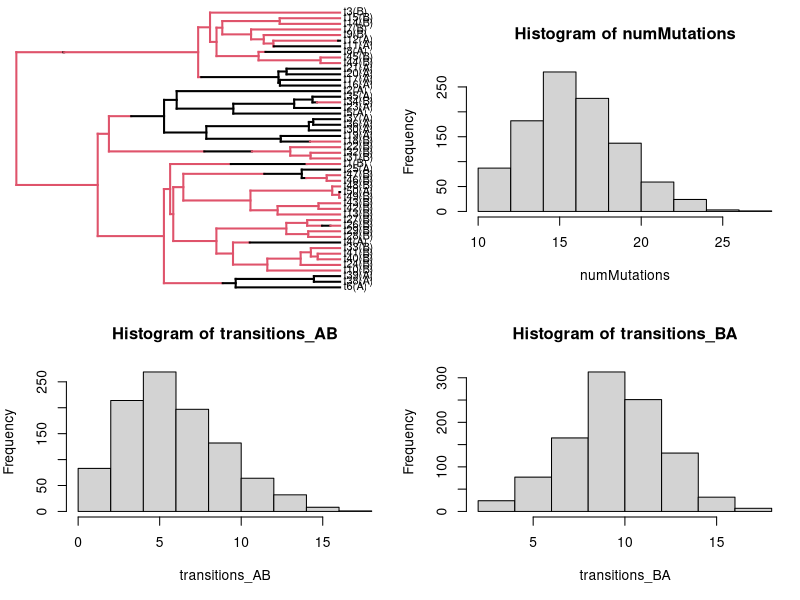

Source code (R):
###################################################################################################
###################################################################################################
###################################################################################################

## This code simulates stochastic character mappings on a fixed phylogenetic tree.
## In the real world, we would be given a phylogeny with tip data (diets of finches, geographic location
##  of influenza, etc.). The goal would be to estimate quantities like the number of changes, the timing
##  of changes, whether one trait is ancestral to the rest, and so on. This would involve fitting models
##  to estimate the stochastic rate matrix describing discrete state changes, as well as the root states.

## In this code, we are going to start by exploring how we would interpret estimates. This involves simulating
##  character mappings on the phylogeny using the true values of the Markov chain model, and our goal is
##  to see if we can count the number of state changes, describe timing of changes, etc.

## Once we have a feel for how the model works, we will then try to do the harder task of fitting it to data.

###################################################################################################
###################################################################################################
###################################################################################################

## clear out the console:
rm(list=ls())

# load in the package for stochastic character mapping:
library(phytools)


# Set the number of stochastic character mappings to simulate:
nsim = 1000

# Create a tree: (could modify this to load in a tree as well)
tree <- pbtree(n=50, scale=1)

# Specify a transition rate matrix for two states (A and B).
## In practice, we would want to estimate this from data. Let's pretend we've done that step,
##  and this can be taken as known without error:
Q <- matrix(c(-1,1,
              1,-1),2,2)
rownames(Q) <- colnames(Q) <- c("A","B")

# We can scale down Q to have fewer transitions (for illustrative purposes)
Q <- Q/1

# Simulate tip states on the tree using our stochastic rate matrix Q.
## In practice, this would be observed in data, and in many instances we could assume it is
##  observed without error. For our purposes here, we simulate tip states from the model:
tip_states <- sim.Mk(tree, Q)

# How many of each state do we oberve?
table(tip_states)

# Simulate stochastic character maps nsim times using the tree, tip states, and our Q matrix:
# Note: don't set model=Q, otherwise that just re-estimates Q. Need to specify Q=Q in the make.simmap call.

### We simulate from the root to the tips. We have to specify an initial condition at the root:
Pi <- c(.5,.5)

# Run the sims!
sims <- make.simmap(tree, tip_states, Q=Q, pi=Pi, nsim=nsim)

# Uncomment this to visualize the different character mappings:
#par(mfrow=c(1,1))
#for(i in 1:nsim){
#	plot(sims[[i]])
#	Sys.sleep(.0002)
#}

# Let's start by summarizing the number of mutations that happen across the whole tree:
counts <- lapply(sims, countSimmap)
numMutations <- sapply(counts, function(x) x$N)
transitions <- lapply(counts, function(x)x$Tr)
transitions_AB <- sapply(transitions, function(x) x[1,2])
transitions_BA <- sapply(transitions, function(x) x[2,1])



### plot an example character mapped tree, and histograms of number of mutations
sim = sims[[1]]
#  overall, and by type
par(mfrow=c(2,2))
## plot the character mapped tree
sim$tip.label <- paste(sim$tip.label, "(", tip_states, ")", sep="")
plotSimmap(sim, fsize = 0.8)
## plottig make.simmap objects messes up margins, let's reset these:
par(mar=c(5,4,4,1))
## histogram of total mutations:
hist(numMutations)
## histogram of mutations A -> B
hist(transitions_AB)
## histogram of mutations B -> A
hist(transitions_BA)

#### Exercises:

# 1. Try changing the initial condition at the root (Pi, also called the "root prior") to see how results change
# 2. Look at the logL values in the sims. What do you think that describes?
# 	In particular, do you think the reported logL is
#		P(tip data | Q),
#		or
#		P(tip data, character mapping | Q)?
# 2.a. Create a new sims list, replacing Q with jitter(Q). What do you notice about the logL values?
# 2.b. Create a new sims list, replacing Pi with different values. What do you notice about the logL values in this case?
# 3. In light of the previous questions, can you figure out what the form of the log-likelihood is for make.simmap? (is it actually a likelihood, or is it a conditional likelihood?)
#	That is, do you think the form of the log-likelihood is
#	P(tip data | Q) or P(tip data | Q, Pi) ?
# 4. Calculate the log-likelihood of the tip data on the tree under the assumed Q matrix. Compare the log-likelihood reported from ace with the log-likelihood returned by make.simmap. What do you notice?
# 5. Do ace and make.simmap use the same log-likelihood? If not, what is the key difference? Use ?ace and ?make.simmap in your investigation.
